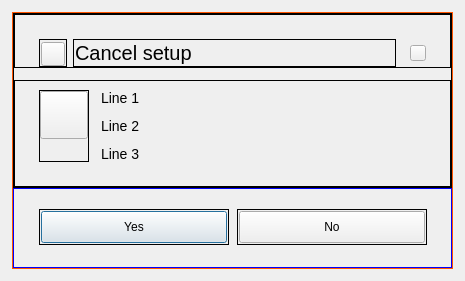
<?xml version="1.0" encoding="UTF-8"?>
<ui version="4.0">
 <class>ConfirmDlg</class>
 <widget class="QDialog" name="ConfirmDlg">
  <property name="geometry">
   <rect>
    <x>0</x>
    <y>0</y>
    <width>473</width>
    <height>315</height>
   </rect>
  </property>
  <property name="sizePolicy">
   <sizepolicy hsizetype="Fixed" vsizetype="Preferred">
    <horstretch>0</horstretch>
    <verstretch>0</verstretch>
   </sizepolicy>
  </property>
  <property name="focusPolicy">
   <enum>Qt::FocusPolicy::NoFocus</enum>
  </property>
  <property name="windowTitle">
   <string>Form</string>
  </property>
  <layout class="QVBoxLayout" name="verticalLayout_2">
   <property name="sizeConstraint">
    <enum>QLayout::SizeConstraint::SetFixedSize</enum>
   </property>
   <property name="leftMargin">
    <number>12</number>
   </property>
   <property name="topMargin">
    <number>12</number>
   </property>
   <property name="rightMargin">
    <number>12</number>
   </property>
   <property name="bottomMargin">
    <number>12</number>
   </property>
   <item>
    <widget class="QFrame" name="frame">
     <property name="styleSheet">
      <string notr="true">#frame {color: rgb(255, 85, 0);}</string>
     </property>
     <property name="frameShape">
      <enum>QFrame::Shape::Box</enum>
     </property>
     <property name="frameShadow">
      <enum>QFrame::Shadow::Plain</enum>
     </property>
     <layout class="QVBoxLayout" name="verticalLayout">
      <property name="spacing">
       <number>0</number>
      </property>
      <property name="leftMargin">
       <number>0</number>
      </property>
      <property name="topMargin">
       <number>0</number>
      </property>
      <property name="rightMargin">
       <number>0</number>
      </property>
      <property name="bottomMargin">
       <number>0</number>
      </property>
      <item>
       <widget class="QFrame" name="frameContent">
        <property name="frameShape">
         <enum>QFrame::Shape::Box</enum>
        </property>
        <property name="frameShadow">
         <enum>QFrame::Shadow::Plain</enum>
        </property>
        <property name="class" stdset="0">
         <string notr="true">helper_frame</string>
        </property>
        <layout class="QVBoxLayout" name="verticalLayout_3">
         <property name="spacing">
          <number>12</number>
         </property>
         <property name="leftMargin">
          <number>0</number>
         </property>
         <property name="topMargin">
          <number>0</number>
         </property>
         <property name="rightMargin">
          <number>0</number>
         </property>
         <property name="bottomMargin">
          <number>0</number>
         </property>
         <item>
          <widget class="QFrame" name="frameHeader">
           <property name="sizePolicy">
            <sizepolicy hsizetype="Preferred" vsizetype="Maximum">
             <horstretch>0</horstretch>
             <verstretch>0</verstretch>
            </sizepolicy>
           </property>
           <property name="frameShape">
            <enum>QFrame::Shape::Box</enum>
           </property>
           <property name="frameShadow">
            <enum>QFrame::Shadow::Plain</enum>
           </property>
           <property name="class" stdset="0">
            <string notr="true">helper_frame</string>
           </property>
           <layout class="QHBoxLayout" name="horizontalLayout">
            <property name="leftMargin">
             <number>24</number>
            </property>
            <property name="topMargin">
             <number>24</number>
            </property>
            <property name="rightMargin">
             <number>24</number>
            </property>
            <property name="bottomMargin">
             <number>0</number>
            </property>
            <item>
             <widget class="QFrame" name="frameIconAligner">
              <property name="sizePolicy">
               <sizepolicy hsizetype="Maximum" vsizetype="Preferred">
                <horstretch>0</horstretch>
                <verstretch>0</verstretch>
               </sizepolicy>
              </property>
              <property name="frameShape">
               <enum>QFrame::Shape::Box</enum>
              </property>
              <property name="frameShadow">
               <enum>QFrame::Shadow::Plain</enum>
              </property>
              <property name="class" stdset="0">
               <string notr="true">helper_frame</string>
              </property>
              <layout class="QGridLayout" name="gridLayout">
               <property name="leftMargin">
                <number>1</number>
               </property>
               <property name="topMargin">
                <number>2</number>
               </property>
               <property name="rightMargin">
                <number>1</number>
               </property>
               <property name="bottomMargin">
                <number>0</number>
               </property>
               <item row="0" column="0">
                <widget class="QToolButton" name="btnIcon">
                 <property name="minimumSize">
                  <size>
                   <width>24</width>
                   <height>24</height>
                  </size>
                 </property>
                 <property name="maximumSize">
                  <size>
                   <width>24</width>
                   <height>24</height>
                  </size>
                 </property>
                 <property name="focusPolicy">
                  <enum>Qt::FocusPolicy::NoFocus</enum>
                 </property>
                 <property name="text">
                  <string/>
                 </property>
                 <property name="iconSize">
                  <size>
                   <width>23</width>
                   <height>23</height>
                  </size>
                 </property>
                </widget>
               </item>
              </layout>
             </widget>
            </item>
            <item>
             <widget class="QFrame" name="frameHeaderAligner">
              <property name="minimumSize">
               <size>
                <width>55</width>
                <height>0</height>
               </size>
              </property>
              <property name="frameShape">
               <enum>QFrame::Shape::Box</enum>
              </property>
              <property name="frameShadow">
               <enum>QFrame::Shadow::Plain</enum>
              </property>
              <property name="class" stdset="0">
               <string notr="true">helper_frame</string>
              </property>
              <layout class="QHBoxLayout" name="horizontalLayout_3">
               <property name="leftMargin">
                <number>1</number>
               </property>
               <property name="topMargin">
                <number>1</number>
               </property>
               <property name="rightMargin">
                <number>1</number>
               </property>
               <property name="bottomMargin">
                <number>1</number>
               </property>
               <item>
                <widget class="QLabel" name="lblHeader">
                 <property name="styleSheet">
                  <string notr="true">#lblHeader {font-size: 20px;}</string>
                 </property>
                 <property name="text">
                  <string>Cancel setup</string>
                 </property>
                 <property name="textFormat">
                  <enum>Qt::TextFormat::RichText</enum>
                 </property>
                 <property name="wordWrap">
                  <bool>true</bool>
                 </property>
                 <property name="textInteractionFlags">
                  <set>Qt::TextInteractionFlag::NoTextInteraction</set>
                 </property>
                </widget>
               </item>
              </layout>
             </widget>
            </item>
            <item>
             <spacer name="horizontalSpacer">
              <property name="orientation">
               <enum>Qt::Orientation::Horizontal</enum>
              </property>
              <property name="sizeType">
               <enum>QSizePolicy::Policy::Fixed</enum>
              </property>
              <property name="sizeHint" stdset="0">
               <size>
                <width>8</width>
                <height>20</height>
               </size>
              </property>
             </spacer>
            </item>
            <item>
             <widget class="QToolButton" name="btnClose">
              <property name="minimumSize">
               <size>
                <width>16</width>
                <height>16</height>
               </size>
              </property>
              <property name="maximumSize">
               <size>
                <width>16</width>
                <height>16</height>
               </size>
              </property>
              <property name="cursor">
               <cursorShape>PointingHandCursor</cursorShape>
              </property>
              <property name="focusPolicy">
               <enum>Qt::FocusPolicy::NoFocus</enum>
              </property>
              <property name="text">
               <string/>
              </property>
              <property name="iconSize">
               <size>
                <width>12</width>
                <height>12</height>
               </size>
              </property>
             </widget>
            </item>
           </layout>
          </widget>
         </item>
         <item>
          <widget class="QFrame" name="frameText">
           <property name="frameShape">
            <enum>QFrame::Shape::Box</enum>
           </property>
           <property name="frameShadow">
            <enum>QFrame::Shadow::Plain</enum>
           </property>
           <property name="class" stdset="0">
            <string notr="true">helper_frame</string>
           </property>
           <layout class="QHBoxLayout" name="horizontalLayout_4">
            <property name="spacing">
             <number>12</number>
            </property>
            <property name="leftMargin">
             <number>24</number>
            </property>
            <property name="rightMargin">
             <number>24</number>
            </property>
            <property name="bottomMargin">
             <number>24</number>
            </property>
            <item>
             <widget class="QFrame" name="frameIconWarn">
              <property name="sizePolicy">
               <sizepolicy hsizetype="Fixed" vsizetype="Preferred">
                <horstretch>0</horstretch>
                <verstretch>0</verstretch>
               </sizepolicy>
              </property>
              <property name="frameShape">
               <enum>QFrame::Shape::Box</enum>
              </property>
              <property name="frameShadow">
               <enum>QFrame::Shadow::Plain</enum>
              </property>
              <property name="class" stdset="0">
               <string notr="true">helper_frame</string>
              </property>
              <layout class="QVBoxLayout" name="verticalLayout_4">
               <property name="leftMargin">
                <number>0</number>
               </property>
               <property name="topMargin">
                <number>0</number>
               </property>
               <property name="rightMargin">
                <number>0</number>
               </property>
               <property name="bottomMargin">
                <number>0</number>
               </property>
               <item>
                <widget class="QToolButton" name="btnIconWarn">
                 <property name="minimumSize">
                  <size>
                   <width>48</width>
                   <height>48</height>
                  </size>
                 </property>
                 <property name="maximumSize">
                  <size>
                   <width>48</width>
                   <height>48</height>
                  </size>
                 </property>
                 <property name="focusPolicy">
                  <enum>Qt::FocusPolicy::NoFocus</enum>
                 </property>
                 <property name="text">
                  <string/>
                 </property>
                 <property name="iconSize">
                  <size>
                   <width>48</width>
                   <height>48</height>
                  </size>
                 </property>
                </widget>
               </item>
               <item>
                <spacer name="verticalSpacer">
                 <property name="orientation">
                  <enum>Qt::Orientation::Vertical</enum>
                 </property>
                 <property name="sizeHint" stdset="0">
                  <size>
                   <width>20</width>
                   <height>0</height>
                  </size>
                 </property>
                </spacer>
               </item>
              </layout>
             </widget>
            </item>
            <item>
             <widget class="QLabel" name="lblText">
              <property name="styleSheet">
               <string notr="true">#lblText {font-size: 14px;}</string>
              </property>
              <property name="text">
               <string>&lt;html&gt;&lt;head/&gt;&lt;body&gt;&lt;p&gt;Line 1&lt;/p&gt;&lt;p&gt;Line 2&lt;/p&gt;&lt;p&gt;Line 3&lt;/p&gt;&lt;/body&gt;&lt;/html&gt;</string>
              </property>
              <property name="textFormat">
               <enum>Qt::TextFormat::AutoText</enum>
              </property>
              <property name="alignment">
               <set>Qt::AlignmentFlag::AlignLeading|Qt::AlignmentFlag::AlignLeft|Qt::AlignmentFlag::AlignTop</set>
              </property>
              <property name="wordWrap">
               <bool>true</bool>
              </property>
              <property name="textInteractionFlags">
               <set>Qt::TextInteractionFlag::NoTextInteraction</set>
              </property>
             </widget>
            </item>
           </layout>
          </widget>
         </item>
        </layout>
       </widget>
      </item>
      <item>
       <widget class="QFrame" name="frameButtons">
        <property name="sizePolicy">
         <sizepolicy hsizetype="Preferred" vsizetype="Fixed">
          <horstretch>0</horstretch>
          <verstretch>0</verstretch>
         </sizepolicy>
        </property>
        <property name="minimumSize">
         <size>
          <width>0</width>
          <height>80</height>
         </size>
        </property>
        <property name="maximumSize">
         <size>
          <width>16777215</width>
          <height>80</height>
         </size>
        </property>
        <property name="styleSheet">
         <string notr="true">#frameButtons {color: rgb(0, 0, 255);}</string>
        </property>
        <property name="frameShape">
         <enum>QFrame::Shape::Box</enum>
        </property>
        <property name="frameShadow">
         <enum>QFrame::Shadow::Plain</enum>
        </property>
        <layout class="QHBoxLayout" name="horizontalLayout_2">
         <property name="spacing">
          <number>8</number>
         </property>
         <property name="leftMargin">
          <number>24</number>
         </property>
         <property name="topMargin">
          <number>18</number>
         </property>
         <property name="rightMargin">
          <number>24</number>
         </property>
         <property name="bottomMargin">
          <number>20</number>
         </property>
         <item>
          <spacer name="buttonSpacer">
           <property name="orientation">
            <enum>Qt::Orientation::Horizontal</enum>
           </property>
           <property name="sizeHint" stdset="0">
            <size>
             <width>1</width>
             <height>1</height>
            </size>
           </property>
          </spacer>
         </item>
         <item>
          <widget class="FocusFrame" name="frameAcceptBtn">
           <property name="sizePolicy">
            <sizepolicy hsizetype="Preferred" vsizetype="Maximum">
             <horstretch>0</horstretch>
             <verstretch>0</verstretch>
            </sizepolicy>
           </property>
           <property name="minimumSize">
            <size>
             <width>190</width>
             <height>0</height>
            </size>
           </property>
           <property name="frameShape">
            <enum>QFrame::Shape::Box</enum>
           </property>
           <property name="frameShadow">
            <enum>QFrame::Shadow::Plain</enum>
           </property>
           <layout class="QVBoxLayout" name="verticalLayout_5">
            <property name="spacing">
             <number>0</number>
            </property>
            <property name="leftMargin">
             <number>1</number>
            </property>
            <property name="topMargin">
             <number>1</number>
            </property>
            <property name="rightMargin">
             <number>1</number>
            </property>
            <property name="bottomMargin">
             <number>1</number>
            </property>
            <item>
             <widget class="QPushButton" name="btnAccept">
              <property name="minimumSize">
               <size>
                <width>0</width>
                <height>32</height>
               </size>
              </property>
              <property name="maximumSize">
               <size>
                <width>16777215</width>
                <height>32</height>
               </size>
              </property>
              <property name="cursor">
               <cursorShape>PointingHandCursor</cursorShape>
              </property>
              <property name="text">
               <string>Yes</string>
              </property>
             </widget>
            </item>
           </layout>
          </widget>
         </item>
         <item>
          <widget class="FocusFrame" name="frameRejectBtn">
           <property name="sizePolicy">
            <sizepolicy hsizetype="Preferred" vsizetype="Maximum">
             <horstretch>0</horstretch>
             <verstretch>0</verstretch>
            </sizepolicy>
           </property>
           <property name="minimumSize">
            <size>
             <width>190</width>
             <height>0</height>
            </size>
           </property>
           <property name="frameShape">
            <enum>QFrame::Shape::Box</enum>
           </property>
           <property name="frameShadow">
            <enum>QFrame::Shadow::Plain</enum>
           </property>
           <layout class="QVBoxLayout" name="verticalLayout_6">
            <property name="spacing">
             <number>0</number>
            </property>
            <property name="leftMargin">
             <number>1</number>
            </property>
            <property name="topMargin">
             <number>1</number>
            </property>
            <property name="rightMargin">
             <number>1</number>
            </property>
            <property name="bottomMargin">
             <number>1</number>
            </property>
            <item>
             <widget class="QPushButton" name="btnReject">
              <property name="minimumSize">
               <size>
                <width>0</width>
                <height>32</height>
               </size>
              </property>
              <property name="maximumSize">
               <size>
                <width>16777215</width>
                <height>32</height>
               </size>
              </property>
              <property name="cursor">
               <cursorShape>PointingHandCursor</cursorShape>
              </property>
              <property name="text">
               <string>No</string>
              </property>
             </widget>
            </item>
           </layout>
          </widget>
         </item>
        </layout>
       </widget>
      </item>
     </layout>
    </widget>
   </item>
  </layout>
 </widget>
 <customwidgets>
  <customwidget>
   <class>FocusFrame</class>
   <extends>QFrame</extends>
   <header>platform/common/focusframe.h</header>
   <container>1</container>
  </customwidget>
 </customwidgets>
 <resources/>
 <connections/>
</ui>
